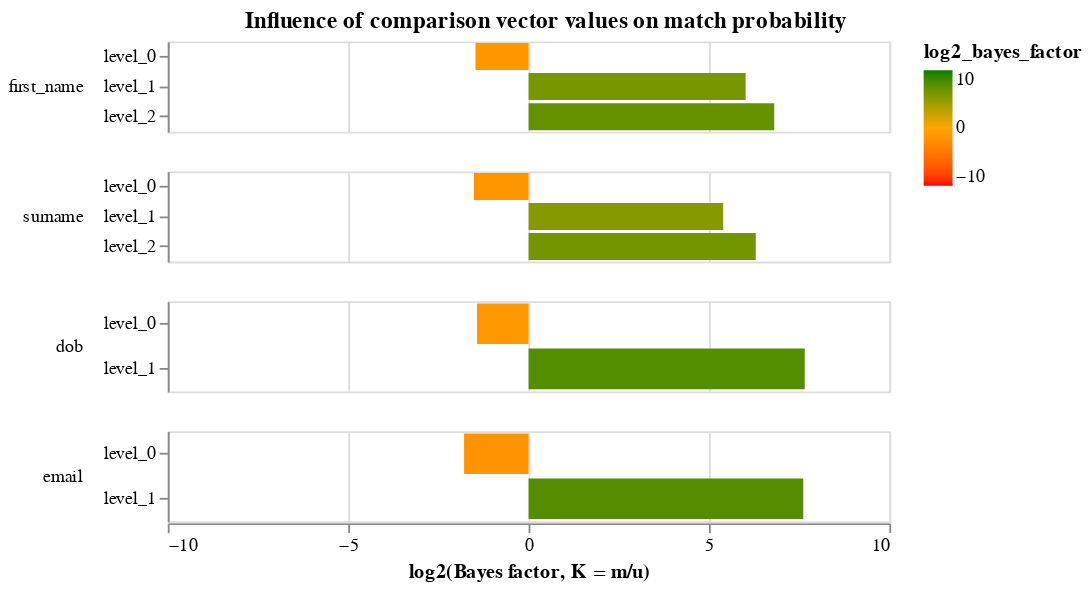

The code cell stored with this chart in its notebook:
### Markdown cell above
An alternative representation of the parameters displays them in terms of the effect different values in the comparison vectors have on the match probability:

### Code cell
model.bayes_factor_chart()

### Figure 1 — Vega-Lite specification as saved in the notebook (floating-point values rounded to 4 significant figures)
{"$schema": "https://vega.github.io/schema/vega-lite/v4.json", "config": {"header": {"title": null}, "mark": {"tooltip": null}, "title": {"anchor": "middle"}, "view": {"continuousHeight": 300, "continuousWidth": 400, "height": 300, "width": 400}}, "data": {"name": "data-e960b8b083fa56b5a9d535453e7af0e8"}, "datasets": {"data-e960b8b083fa56b5a9d535453e7af0e8": [{"bayes_factor": 0.3602, "column_name": "first_name", "gamma_column_name": "gamma_first_name", "gamma_index": 0, "level_name": "level_0", "level_proportion": 0.9694, "log2_bayes_factor": -1.473, "m_probability": 0.3577, "max_gamma_index": 2, "num_levels": 3, "u_probability": 0.9931}, {"bayes_factor": 64.68, "column_name": "first_name", "gamma_column_name": "gamma_first_name", "gamma_index": 1, "level_name": "level_1", "level_proportion": 0.009553, "log2_bayes_factor": 6.015, "m_probability": 0.1831, "max_gamma_index": 2, "num_levels": 3, "u_probability": 0.002831}, {"bayes_factor": 112.1, "column_name": "first_name", "gamma_column_name": "gamma_first_name", "gamma_index": 2, "level_name": "level_2", "level_proportion": 0.02106, "log2_bayes_factor": 6.809, "m_probability": 0.4592, "max_gamma_index": 2, "num_levels": 3, "u_probability": 0.004096}, {"bayes_factor": 0.3499, "column_name": "surname", "gamma_column_name": "gamma_surname", "gamma_index": 0, "level_name": "level_0", "level_proportion": 0.9663, "log2_bayes_factor": -1.515, "m_probability": 0.3465, "max_gamma_index": 2, "num_levels": 3, "u_probability": 0.9903}, {"bayes_factor": 42.05, "column_name": "surname", "gamma_column_name": "gamma_surname", "gamma_index": 1, "level_name": "level_1", "level_proportion": 0.007511, "log2_bayes_factor": 5.394, "m_probability": 0.1248, "max_gamma_index": 2, "num_levels": 3, "u_probability": 0.002969}, {"bayes_factor": 78.61, "column_name": "surname", "gamma_column_name": "gamma_surname", "gamma_index": 2, "level_name": "level_2", "level_proportion": 0.02618, "log2_bayes_factor": 6.297, "m_probability": 0.5287, "max_gamma_index": 2, "num_levels": 3, "u_probability": 0.006726}, {"bayes_factor": 0.3717, "column_name": "dob", "gamma_column_name": "gamma_dob", "gamma_index": 0, "level_name": "level_0", "level_proportion": 0.9735, "log2_bayes_factor": -1.428, "m_probability": 0.3705, "max_gamma_index": 1, "num_levels": 2, "u_probability": 0.9969}, {"bayes_factor": 201.4, "column_name": "dob", "gamma_column_name": "gamma_dob", "gamma_index": 1, "level_name": "level_1", "level_proportion": 0.02647, "log2_bayes_factor": 7.654, "m_probability": 0.6295, "max_gamma_index": 1, "num_levels": 2, "u_probability": 0.003125}, {"bayes_factor": 0.2898, "column_name": "email", "gamma_column_name": "gamma_email", "gamma_index": 0, "level_name": "level_0", "level_proportion": 0.97, "log2_bayes_factor": -1.787, "m_probability": 0.2887, "max_gamma_index": 1, "num_levels": 2, "u_probability": 0.9964}, {"bayes_factor": 195.7, "column_name": "email", "gamma_column_name": "gamma_email", "gamma_index": 1, "level_name": "level_1", "level_proportion": 0.03001, "log2_bayes_factor": 7.613, "m_probability": 0.7113, "max_gamma_index": 1, "num_levels": 2, "u_probability": 0.003634}]}, "encoding": {"color": {"field": "log2_bayes_factor", "scale": {"domain": [-10, 0, 10], "range": ["red", "orange", "green"]}, "type": "quantitative"}, "row": {"field": "column_name", "header": {"labelAlign": "left", "labelAnchor": "middle", "labelAngle": 0}, "sort": {"field": "gamma_index"}, "type": "nominal"}, "tooltip": [{"field": "column_name", "type": "nominal"}, {"field": "level_name", "type": "ordinal"}, {"field": "m_probability", "format": ".4f", "type": "quantitative"}, {"field": "bayes_factor", "format": ".4f", "type": "quantitative"}, {"field": "level_proportion", "format": ".2%", "title": "Percentage of record comparisons in this level", "type": "nominal"}, {"field": "log2_bayes_factor", "format": ".4f", "title": "log2(Bayes factor, K = m/u)", "type": "quantitative"}], "x": {"axis": {"title": "log2(Bayes factor, K = m/u)", "values": [-10, -5, 0, 5, 10]}, "field": "log2_bayes_factor", "scale": {"domain": [-10, 10]}, "type": "quantitative"}, "y": {"axis": {"title": null}, "field": "level_name", "type": "nominal"}}, "height": 50, "mark": {"clip": true, "type": "bar"}, "resolve": {"scale": {"y": "independent"}}, "title": "Influence of comparison vector values on match probability"}
